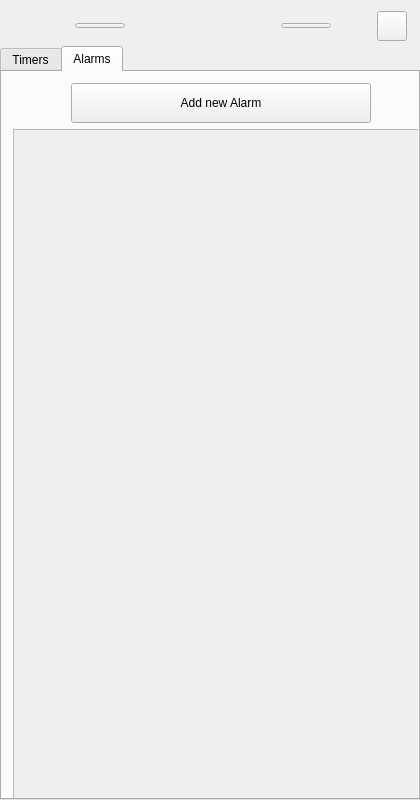
<?xml version="1.0" encoding="UTF-8"?>
<ui version="4.0">
 <class>MainWindow</class>
 <widget class="QMainWindow" name="MainWindow">
  <property name="geometry">
   <rect>
    <x>0</x>
    <y>0</y>
    <width>420</width>
    <height>800</height>
   </rect>
  </property>
  <property name="sizePolicy">
   <sizepolicy hsizetype="Preferred" vsizetype="Preferred">
    <horstretch>0</horstretch>
    <verstretch>0</verstretch>
   </sizepolicy>
  </property>
  <property name="minimumSize">
   <size>
    <width>420</width>
    <height>800</height>
   </size>
  </property>
  <property name="maximumSize">
   <size>
    <width>420</width>
    <height>801</height>
   </size>
  </property>
  <property name="windowTitle">
   <string>Smart Timer</string>
  </property>
  <property name="windowIcon">
   <iconset resource="resources.qrc">
    <normaloff>:/icons/ST-main-icon64.png</normaloff>:/icons/ST-main-icon64.png</iconset>
  </property>
  <property name="locale">
   <locale language="English" country="UnitedStates"/>
  </property>
  <property name="iconSize">
   <size>
    <width>64</width>
    <height>64</height>
   </size>
  </property>
  <widget class="QWidget" name="centralWidget">
   <property name="sizePolicy">
    <sizepolicy hsizetype="Expanding" vsizetype="Expanding">
     <horstretch>0</horstretch>
     <verstretch>0</verstretch>
    </sizepolicy>
   </property>
   <property name="minimumSize">
    <size>
     <width>420</width>
     <height>800</height>
    </size>
   </property>
   <property name="maximumSize">
    <size>
     <width>420</width>
     <height>800</height>
    </size>
   </property>
   <property name="sizeIncrement">
    <size>
     <width>0</width>
     <height>0</height>
    </size>
   </property>
   <property name="styleSheet">
    <string notr="true">*[blink=&quot;true&quot;] {
        background-color: rgba(213, 126, 76, 208);
}
</string>
   </property>
   <layout class="QGridLayout" name="gridLayout_3" rowstretch="0,1">
    <property name="leftMargin">
     <number>0</number>
    </property>
    <property name="rightMargin">
     <number>0</number>
    </property>
    <property name="bottomMargin">
     <number>0</number>
    </property>
    <property name="verticalSpacing">
     <number>0</number>
    </property>
    <item row="0" column="1">
     <layout class="QHBoxLayout" name="horizontalLayout_3">
      <property name="bottomMargin">
       <number>5</number>
      </property>
      <item>
       <spacer name="horizontalSpacer_5">
        <property name="orientation">
         <enum>Qt::Horizontal</enum>
        </property>
        <property name="sizeHint" stdset="0">
         <size>
          <width>75</width>
          <height>20</height>
         </size>
        </property>
       </spacer>
      </item>
      <item>
       <widget class="QPushButton" name="TimersBlink">
        <property name="enabled">
         <bool>true</bool>
        </property>
        <property name="minimumSize">
         <size>
          <width>50</width>
          <height>5</height>
         </size>
        </property>
        <property name="maximumSize">
         <size>
          <width>16777215</width>
          <height>5</height>
         </size>
        </property>
        <property name="text">
         <string/>
        </property>
       </widget>
      </item>
      <item>
       <spacer name="horizontalSpacer_7">
        <property name="orientation">
         <enum>Qt::Horizontal</enum>
        </property>
        <property name="sizeHint" stdset="0">
         <size>
          <width>150</width>
          <height>20</height>
         </size>
        </property>
       </spacer>
      </item>
      <item>
       <widget class="QPushButton" name="AlarmsBlink">
        <property name="enabled">
         <bool>true</bool>
        </property>
        <property name="minimumSize">
         <size>
          <width>50</width>
          <height>5</height>
         </size>
        </property>
        <property name="maximumSize">
         <size>
          <width>16777215</width>
          <height>5</height>
         </size>
        </property>
        <property name="text">
         <string/>
        </property>
       </widget>
      </item>
      <item>
       <spacer name="horizontalSpacer_6">
        <property name="orientation">
         <enum>Qt::Horizontal</enum>
        </property>
        <property name="sizeHint" stdset="0">
         <size>
          <width>40</width>
          <height>20</height>
         </size>
        </property>
       </spacer>
      </item>
      <item>
       <widget class="QPushButton" name="settingsButton">
        <property name="minimumSize">
         <size>
          <width>30</width>
          <height>30</height>
         </size>
        </property>
        <property name="maximumSize">
         <size>
          <width>30</width>
          <height>30</height>
         </size>
        </property>
        <property name="text">
         <string/>
        </property>
        <property name="icon">
         <iconset resource="resources.qrc">
          <normaloff>:/icons/setting-icon.png</normaloff>:/icons/setting-icon.png</iconset>
        </property>
        <property name="iconSize">
         <size>
          <width>25</width>
          <height>25</height>
         </size>
        </property>
       </widget>
      </item>
      <item>
       <spacer name="horizontalSpacer">
        <property name="orientation">
         <enum>Qt::Horizontal</enum>
        </property>
        <property name="sizeHint" stdset="0">
         <size>
          <width>5</width>
          <height>20</height>
         </size>
        </property>
       </spacer>
      </item>
     </layout>
    </item>
    <item row="1" column="1">
     <widget class="QTabWidget" name="SmartTimerTabs">
      <property name="minimumSize">
       <size>
        <width>420</width>
        <height>0</height>
       </size>
      </property>
      <property name="maximumSize">
       <size>
        <width>420</width>
        <height>16777215</height>
       </size>
      </property>
      <property name="styleSheet">
       <string notr="true"/>
      </property>
      <property name="currentIndex">
       <number>1</number>
      </property>
      <widget class="QWidget" name="Timers">
       <property name="sizePolicy">
        <sizepolicy hsizetype="Expanding" vsizetype="Expanding">
         <horstretch>0</horstretch>
         <verstretch>1</verstretch>
        </sizepolicy>
       </property>
       <property name="minimumSize">
        <size>
         <width>420</width>
         <height>0</height>
        </size>
       </property>
       <property name="styleSheet">
        <string notr="true"/>
       </property>
       <attribute name="title">
        <string>Timers</string>
       </attribute>
       <widget class="QWidget" name="layoutWidget_2">
        <property name="geometry">
         <rect>
          <x>0</x>
          <y>0</y>
          <width>422</width>
          <height>741</height>
         </rect>
        </property>
        <layout class="QGridLayout" name="gridLayout_4">
         <property name="topMargin">
          <number>10</number>
         </property>
         <property name="bottomMargin">
          <number>10</number>
         </property>
         <item row="0" column="0">
          <layout class="QHBoxLayout" name="horizontalLayout_4">
           <property name="topMargin">
            <number>1</number>
           </property>
           <item>
            <spacer name="horizontalSpacer_8">
             <property name="orientation">
              <enum>Qt::Horizontal</enum>
             </property>
             <property name="sizeHint" stdset="0">
              <size>
               <width>40</width>
               <height>20</height>
              </size>
             </property>
            </spacer>
           </item>
           <item>
            <widget class="QPushButton" name="addTimerButton">
             <property name="minimumSize">
              <size>
               <width>300</width>
               <height>40</height>
              </size>
             </property>
             <property name="text">
              <string>Add new Timer</string>
             </property>
            </widget>
           </item>
           <item>
            <spacer name="horizontalSpacer_9">
             <property name="orientation">
              <enum>Qt::Horizontal</enum>
             </property>
             <property name="sizeHint" stdset="0">
              <size>
               <width>40</width>
               <height>20</height>
              </size>
             </property>
            </spacer>
           </item>
          </layout>
         </item>
         <item row="1" column="0">
          <widget class="QScrollArea" name="timerScroll">
           <property name="minimumSize">
            <size>
             <width>420</width>
             <height>0</height>
            </size>
           </property>
           <property name="maximumSize">
            <size>
             <width>420</width>
             <height>16777215</height>
            </size>
           </property>
           <property name="horizontalScrollBarPolicy">
            <enum>Qt::ScrollBarAlwaysOff</enum>
           </property>
           <property name="widgetResizable">
            <bool>true</bool>
           </property>
           <widget class="QWidget" name="scrollAreaWidgetContents_4">
            <property name="geometry">
             <rect>
              <x>0</x>
              <y>0</y>
              <width>420</width>
              <height>671</height>
             </rect>
            </property>
            <property name="minimumSize">
             <size>
              <width>420</width>
              <height>0</height>
             </size>
            </property>
            <property name="maximumSize">
             <size>
              <width>420</width>
              <height>16777215</height>
             </size>
            </property>
           </widget>
          </widget>
         </item>
        </layout>
       </widget>
      </widget>
      <widget class="QWidget" name="Alarms">
       <property name="sizePolicy">
        <sizepolicy hsizetype="Expanding" vsizetype="Expanding">
         <horstretch>0</horstretch>
         <verstretch>1</verstretch>
        </sizepolicy>
       </property>
       <property name="minimumSize">
        <size>
         <width>420</width>
         <height>0</height>
        </size>
       </property>
       <attribute name="title">
        <string>Alarms</string>
       </attribute>
       <widget class="QWidget" name="layoutWidget">
        <property name="geometry">
         <rect>
          <x>0</x>
          <y>10</y>
          <width>426</width>
          <height>741</height>
         </rect>
        </property>
        <layout class="QGridLayout" name="gridLayout_2">
         <property name="topMargin">
          <number>0</number>
         </property>
         <property name="rightMargin">
          <number>0</number>
         </property>
         <property name="bottomMargin">
          <number>10</number>
         </property>
         <property name="verticalSpacing">
          <number>6</number>
         </property>
         <item row="0" column="0">
          <layout class="QHBoxLayout" name="horizontalLayout_2">
           <property name="topMargin">
            <number>1</number>
           </property>
           <item>
            <spacer name="horizontalSpacer_3">
             <property name="orientation">
              <enum>Qt::Horizontal</enum>
             </property>
             <property name="sizeHint" stdset="0">
              <size>
               <width>40</width>
               <height>20</height>
              </size>
             </property>
            </spacer>
           </item>
           <item>
            <widget class="QPushButton" name="addAlarmButton">
             <property name="minimumSize">
              <size>
               <width>300</width>
               <height>40</height>
              </size>
             </property>
             <property name="text">
              <string>Add new Alarm</string>
             </property>
            </widget>
           </item>
           <item>
            <spacer name="horizontalSpacer_4">
             <property name="orientation">
              <enum>Qt::Horizontal</enum>
             </property>
             <property name="sizeHint" stdset="0">
              <size>
               <width>40</width>
               <height>20</height>
              </size>
             </property>
            </spacer>
           </item>
          </layout>
         </item>
         <item row="1" column="0">
          <widget class="QScrollArea" name="alarmScroll">
           <property name="minimumSize">
            <size>
             <width>420</width>
             <height>0</height>
            </size>
           </property>
           <property name="maximumSize">
            <size>
             <width>420</width>
             <height>16777215</height>
            </size>
           </property>
           <property name="horizontalScrollBarPolicy">
            <enum>Qt::ScrollBarAlwaysOff</enum>
           </property>
           <property name="widgetResizable">
            <bool>true</bool>
           </property>
           <widget class="QWidget" name="scrollAreaWidgetContents_2">
            <property name="geometry">
             <rect>
              <x>0</x>
              <y>0</y>
              <width>420</width>
              <height>680</height>
             </rect>
            </property>
            <property name="minimumSize">
             <size>
              <width>420</width>
              <height>0</height>
             </size>
            </property>
            <property name="maximumSize">
             <size>
              <width>420</width>
              <height>16777215</height>
             </size>
            </property>
           </widget>
          </widget>
         </item>
        </layout>
       </widget>
      </widget>
     </widget>
    </item>
   </layout>
  </widget>
 </widget>
 <layoutdefault spacing="6" margin="11"/>
 <resources>
  <include location="resources.qrc"/>
 </resources>
 <connections/>
 <slots>
  <slot>addTimer()</slot>
 </slots>
</ui>
